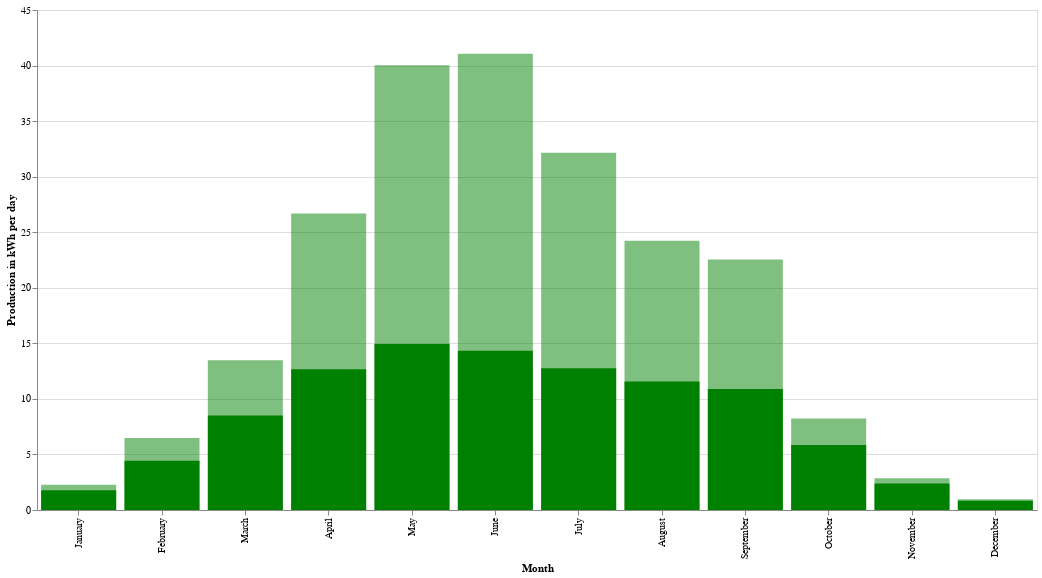

Notebook code cell kept with this figure:
### Markdown cell above
## 5.3 EasyGreen's Solar Power Production and Utilization

### Code cell
data['usage_month'] = data['usage_date'].dt.month 

# Ensure 'totalProductPower' is float and apply conditions
data['totalProductPower'] = data['totalProductPower'].astype(float)
data['totalProductPower'] = data['totalProductPower'].apply(lambda x: max(0, min(x, 10000)))

# Convert 'usage_date' to month names
data['usage_month'] = data['usage_date'].dt.strftime('%B')
month_order = ['January', 'February', 'March', 'April', 'May', 'June', 'July', 'August', 'September', 'October', 'November', 'December']
data['usage_month'] = pd.Categorical(data['usage_month'], categories=month_order, ordered=True)

# Ensure 'totalProductPower' is float and apply conditions
data['totalProductPower'] = data['totalProductPower'].astype(float)
data['totalProductPower'] = data['totalProductPower'].apply(lambda x: max(0, min(x, 10000)))

# Chart data
production_data = data.groupby('usage_month')['totalProductPower'].mean().reset_index()
self_use_data = data.groupby('usage_month')['totalSelfUsePower'].mean().reset_index()

# Charts
production_chart = alt.Chart(production_data).mark_bar(color = 'green', opacity=0.5).encode(
    x=alt.X('usage_month:N', title='Month', sort=month_order),  # Specify nominal data with :N
    y=alt.Y('totalProductPower:Q', title='Production in kWh per day'),  # Specify quantitative data with :Q
    tooltip=[
        alt.Tooltip('usage_month:N', title='Month'),
        alt.Tooltip('totalProductPower:Q', title='Average Production per Day')
    ]
).properties(
    height=500,
    width=1000
)
selfUse_chart = alt.Chart(self_use_data).mark_bar(color = 'green').encode(
    x=alt.X('usage_month:N', sort=month_order),  # Specify nominal data with :N
    y=alt.Y('totalSelfUsePower:Q'),  # Specify quantitative data with :Q
    tooltip=[
        alt.Tooltip('usage_month:N', title='Month'),
        alt.Tooltip('totalSelfUsePower:Q', title='Average Utilized Production per Day')
    ]
).properties(
    height=500,
    width=1000
)

combined_chart = alt.layer(
    production_chart,
    selfUse_chart
).resolve_scale(
    color='independent',  # This allows each chart to use its own color scheme if needed
    y='shared'  # Ensures both charts share the same y-axis for accurate comparison
).properties(
    width=1000,  # Set the width of the combined chart
    height=500   # Set the height of the combined chart
)

combined_chart.display()

### Figure 1 — Vega-Lite specification as saved in the notebook (floating-point values rounded to 4 significant figures)
{"config": {"view": {"continuousWidth": 300, "continuousHeight": 300}}, "layer": [{"data": {"name": "data-9e48f7f6f645fcfd7650515b64e7091b"}, "mark": {"type": "bar", "color": "green", "opacity": 0.5}, "encoding": {"tooltip": [{"field": "usage_month", "title": "Month", "type": "nominal"}, {"field": "totalProductPower", "title": "Average Production per Day", "type": "quantitative"}], "x": {"field": "usage_month", "sort": ["January", "February", "March", "April", "May", "June", "July", "August", "September", "October", "November", "December"], "title": "Month", "type": "nominal"}, "y": {"field": "totalProductPower", "title": "Production in kWh per day", "type": "quantitative"}}}, {"data": {"name": "data-a12f7a140759f42b9ff3c3dabc28dc62"}, "mark": {"type": "bar", "color": "green"}, "encoding": {"tooltip": [{"field": "usage_month", "title": "Month", "type": "nominal"}, {"field": "totalSelfUsePower", "title": "Average Utilized Production per Day", "type": "quantitative"}], "x": {"field": "usage_month", "sort": ["January", "February", "March", "April", "May", "June", "July", "August", "September", "October", "November", "December"], "type": "nominal"}, "y": {"field": "totalSelfUsePower", "type": "quantitative"}}}], "height": 500, "resolve": {"scale": {"color": "independent", "y": "shared"}}, "width": 1000, "$schema": "https://vega.github.io/schema/vega-lite/v5.17.0.json", "datasets": {"data-9e48f7f6f645fcfd7650515b64e7091b": [{"usage_month": "January", "totalProductPower": 2.271}, {"usage_month": "February", "totalProductPower": 6.478}, {"usage_month": "March", "totalProductPower": 13.49}, {"usage_month": "April", "totalProductPower": 26.68}, {"usage_month": "May", "totalProductPower": 40.04}, {"usage_month": "June", "totalProductPower": 41.07}, {"usage_month": "July", "totalProductPower": 32.15}, {"usage_month": "August", "totalProductPower": 24.24}, {"usage_month": "September", "totalProductPower": 22.54}, {"usage_month": "October", "totalProductPower": 8.231}, {"usage_month": "November", "totalProductPower": 2.866}, {"usage_month": "December", "totalProductPower": 0.9674}], "data-a12f7a140759f42b9ff3c3dabc28dc62": [{"usage_month": "January", "totalSelfUsePower": 1.783}, {"usage_month": "February", "totalSelfUsePower": 4.424}, {"usage_month": "March", "totalSelfUsePower": 8.515}, {"usage_month": "April", "totalSelfUsePower": 12.68}, {"usage_month": "May", "totalSelfUsePower": 14.94}, {"usage_month": "June", "totalSelfUsePower": 14.33}, {"usage_month": "July", "totalSelfUsePower": 12.75}, {"usage_month": "August", "totalSelfUsePower": 11.56}, {"usage_month": "September", "totalSelfUsePower": 10.9}, {"usage_month": "October", "totalSelfUsePower": 5.84}, {"usage_month": "November", "totalSelfUsePower": 2.374}, {"usage_month": "December", "totalSelfUsePower": 0.8349}]}}
